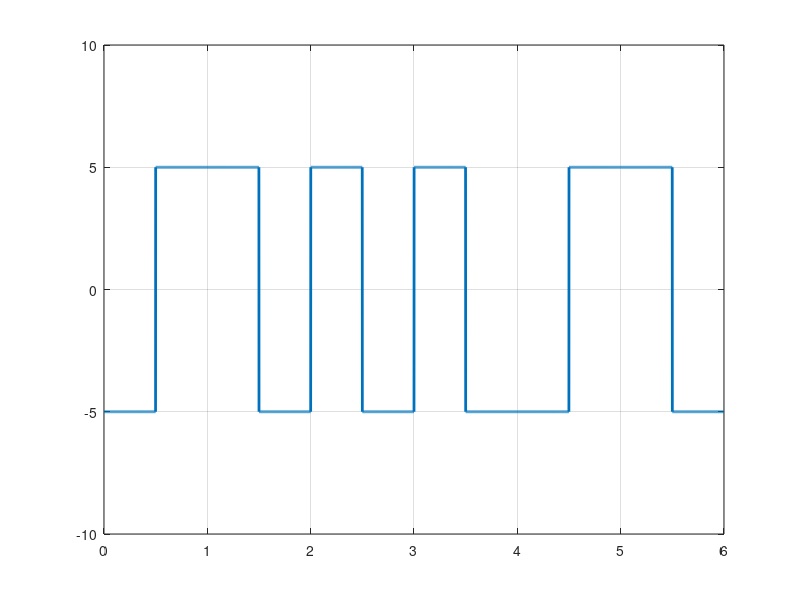

Reproduce this figure in MATLAB.
clc;  #...clear command line 
clear all; #...clear variables
close all; #... clear figures

bits = [0 1 0 0 1 1];

#... modulation

bitrate = 1;
voltage = 5;

sampRate = 1000;
sampTime = 1/sampRate;

endTime = length(bits)/bitrate;
time = 0:sampTime:endTime;

index = 1;
sign = 1;
if bits(index) == 0
	sign = -1*sign;
endif

for i=1:length(time)
	
	modulation(i) = sign *voltage;
	
	if time(i)*bitrate >= index - 1/2
		modulation(i) = -modulation(i);
		
	endif
	
	if time(i)*bitrate >= index
		index= index+1;
		
		if index<= length(bits) && bits(index) == 1
			sign = -1*sign;
		endif
	endif
end


plot(time, modulation, "linewidth", 2);
axis([0 endTime -voltage-5 voltage+5]);
grid on;

